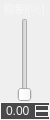
            <widget class="QWidget" name="widget_2" native="true">
             <property name="sizePolicy">
              <sizepolicy hsizetype="Preferred" vsizetype="Expanding">
               <horstretch>0</horstretch>
               <verstretch>0</verstretch>
              </sizepolicy>
             </property>
             <property name="minimumSize">
              <size>
               <width>50</width>
               <height>0</height>
              </size>
             </property>
             <property name="maximumSize">
              <size>
               <width>50</width>
               <height>16777215</height>
              </size>
             </property>
             <property name="styleSheet">
              <string notr="true">QWidget{

}</string>
             </property>
             <layout class="QGridLayout" name="gridLayout_2">
              <property name="leftMargin">
               <number>0</number>
              </property>
              <property name="topMargin">
               <number>0</number>
              </property>
              <property name="rightMargin">
               <number>0</number>
              </property>
              <property name="bottomMargin">
               <number>0</number>
              </property>
              <property name="spacing">
               <number>0</number>
              </property>
              <item row="0" column="0">
               <layout class="QGridLayout" name="gridLayout">
                <property name="spacing">
                 <number>0</number>
                </property>
                <item row="0" column="0">
                 <widget class="QLabel" name="label_9">
                  <property name="minimumSize">
                   <size>
                    <width>50</width>
                    <height>0</height>
                   </size>
                  </property>
                  <property name="maximumSize">
                   <size>
                    <width>50</width>
                    <height>16777215</height>
                   </size>
                  </property>
                  <property name="styleSheet">
                   <string notr="true">font: 75 9pt &quot;宋体&quot;;
color: rgb(247, 245, 245);</string>
                  </property>
                  <property name="text">
                   <string> 抑制[%]</string>
                  </property>
                 </widget>
                </item>
                <item row="1" column="0">
                 <widget class="QSlider" name="verticalSliderSuppression">
                  <property name="sizePolicy">
                   <sizepolicy hsizetype="Preferred" vsizetype="Expanding">
                    <horstretch>0</horstretch>
                    <verstretch>0</verstretch>
                   </sizepolicy>
                  </property>
                  <property name="minimumSize">
                   <size>
                    <width>50</width>
                    <height>20</height>
                   </size>
                  </property>
                  <property name="maximumSize">
                   <size>
                    <width>50</width>
                    <height>16777215</height>
                   </size>
                  </property>
                  <property name="styleSheet">
                   <string notr="true">QSlider::groove:vertical{
border-image: url(:/image/AScanResources/huaganshangceng-v.png);
width: 10px;
}
QSlider::handle:vertical{
margin:-11px;
height:32px;
bottom:6px;
top:6px;
left: 2px;
border-image: url(:/image/AScanResources/huangananniu.png);
}
QSlider::sub-page:vertical{
width: 10px;
border-image: url(:/image/AScanResources/huaganxiaceng-v.png);
} 
</string>
                  </property>
                  <property name="orientation">
                   <enum>Qt::Vertical</enum>
                  </property>
                 </widget>
                </item>
                <item row="2" column="0">
                 <widget class="QDoubleSpinBox" name="spinBoxSuppression">
                  <property name="minimumSize">
                   <size>
                    <width>50</width>
                    <height>18</height>
                   </size>
                  </property>
                  <property name="maximumSize">
                   <size>
                    <width>50</width>
                    <height>18</height>
                   </size>
                  </property>
                  <property name="styleSheet">
                   <string notr="true">QDoubleSpinBox{
font: 75 8pt &quot;Times New Roman&quot;;
color: rgb(244, 244, 244);
background-color: rgb(73, 73, 73);
}
QDoubleSpinBox {
border: 1px solid rgb(247, 245, 245); 
padding: 1px 1px 1px 3px;
}
QDoubleSpinBox::up-button {
border: 1px solid rgb(247, 245, 245); 
}
QDoubleSpinBox::up-arrow {
image: url(:/image/AScanResources/jiantou_up.jpg);
width: 6px;
height: 6px;
}
QDoubleSpinBox::down-button {
border: 1px solid rgb(247, 245, 245); 
}
QDoubleSpinBox::down-arrow {
image: url(:/image/AScanResources/jiantou_down.jpg);
width: 6px;
height: 6px;
}
</string>
                  </property>
                 </widget>
                </item>
               </layout>
              </item>
             </layout>
            </widget>
